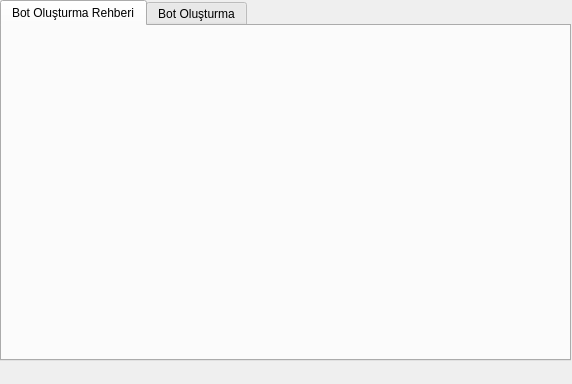
<?xml version="1.0" encoding="UTF-8"?>
<ui version="4.0">
 <class>MainWindow</class>
 <widget class="QMainWindow" name="MainWindow">
  <property name="geometry">
   <rect>
    <x>0</x>
    <y>0</y>
    <width>572</width>
    <height>384</height>
   </rect>
  </property>
  <property name="windowTitle">
   <string>MainWindow</string>
  </property>
  <widget class="QWidget" name="centralwidget">
   <widget class="QTabWidget" name="tabWidget">
    <property name="geometry">
     <rect>
      <x>0</x>
      <y>0</y>
      <width>571</width>
      <height>361</height>
     </rect>
    </property>
    <property name="currentIndex">
     <number>0</number>
    </property>
    <widget class="QWidget" name="tab">
     <attribute name="title">
      <string>Bot Oluşturma Rehberi</string>
     </attribute>
     <widget class="QLabel" name="label">
      <property name="geometry">
       <rect>
        <x>10</x>
        <y>10</y>
        <width>540</width>
        <height>300</height>
       </rect>
      </property>
      <property name="text">
       <string/>
      </property>
     </widget>
    </widget>
    <widget class="QWidget" name="tab_2">
     <attribute name="title">
      <string>Bot Oluşturma</string>
     </attribute>
     <widget class="QGroupBox" name="grbxBot">
      <property name="geometry">
       <rect>
        <x>10</x>
        <y>20</y>
        <width>541</width>
        <height>301</height>
       </rect>
      </property>
      <property name="title">
       <string>Bot Seçenek Tablosu</string>
      </property>
      <widget class="QWidget" name="gridLayoutWidget">
       <property name="geometry">
        <rect>
         <x>20</x>
         <y>20</y>
         <width>501</width>
         <height>261</height>
        </rect>
       </property>
       <layout class="QGridLayout" name="gridLayout">
        <property name="leftMargin">
         <number>20</number>
        </property>
        <property name="topMargin">
         <number>0</number>
        </property>
        <property name="rightMargin">
         <number>20</number>
        </property>
        <property name="bottomMargin">
         <number>0</number>
        </property>
        <property name="horizontalSpacing">
         <number>40</number>
        </property>
        <property name="verticalSpacing">
         <number>0</number>
        </property>
        <item row="1" column="0">
         <widget class="QCheckBox" name="closeChk">
          <property name="sizePolicy">
           <sizepolicy hsizetype="Expanding" vsizetype="Expanding">
            <horstretch>0</horstretch>
            <verstretch>0</verstretch>
           </sizepolicy>
          </property>
          <property name="text">
           <string>Kullanıcı Çıkış</string>
          </property>
         </widget>
        </item>
        <item row="2" column="1">
         <widget class="QCheckBox" name="unbanChk">
          <property name="sizePolicy">
           <sizepolicy hsizetype="Expanding" vsizetype="Expanding">
            <horstretch>0</horstretch>
            <verstretch>0</verstretch>
           </sizepolicy>
          </property>
          <property name="text">
           <string>Kullanıcı Banı Açma</string>
          </property>
         </widget>
        </item>
        <item row="1" column="1">
         <widget class="QCheckBox" name="clonChk">
          <property name="sizePolicy">
           <sizepolicy hsizetype="Expanding" vsizetype="Expanding">
            <horstretch>0</horstretch>
            <verstretch>0</verstretch>
           </sizepolicy>
          </property>
          <property name="text">
           <string>Kanal Klonlama</string>
          </property>
         </widget>
        </item>
        <item row="1" column="2">
         <widget class="QCheckBox" name="banChk">
          <property name="sizePolicy">
           <sizepolicy hsizetype="Expanding" vsizetype="Expanding">
            <horstretch>0</horstretch>
            <verstretch>0</verstretch>
           </sizepolicy>
          </property>
          <property name="minimumSize">
           <size>
            <width>0</width>
            <height>0</height>
           </size>
          </property>
          <property name="text">
           <string>Kullanıcı Banlama</string>
          </property>
         </widget>
        </item>
        <item row="0" column="0">
         <widget class="QCheckBox" name="loginChk">
          <property name="sizePolicy">
           <sizepolicy hsizetype="Expanding" vsizetype="Expanding">
            <horstretch>0</horstretch>
            <verstretch>0</verstretch>
           </sizepolicy>
          </property>
          <property name="text">
           <string>Kullanıcı Giriş</string>
          </property>
         </widget>
        </item>
        <item row="0" column="1">
         <widget class="QCheckBox" name="clearChk">
          <property name="sizePolicy">
           <sizepolicy hsizetype="Expanding" vsizetype="Expanding">
            <horstretch>0</horstretch>
            <verstretch>0</verstretch>
           </sizepolicy>
          </property>
          <property name="minimumSize">
           <size>
            <width>0</width>
            <height>0</height>
           </size>
          </property>
          <property name="text">
           <string>Mesaj Temizleme</string>
          </property>
         </widget>
        </item>
        <item row="0" column="2">
         <widget class="QCheckBox" name="kickChk">
          <property name="sizePolicy">
           <sizepolicy hsizetype="Expanding" vsizetype="Expanding">
            <horstretch>0</horstretch>
            <verstretch>0</verstretch>
           </sizepolicy>
          </property>
          <property name="minimumSize">
           <size>
            <width>0</width>
            <height>1</height>
           </size>
          </property>
          <property name="text">
           <string>Kullanıcı Atma</string>
          </property>
         </widget>
        </item>
        <item row="3" column="0" colspan="3">
         <widget class="QPushButton" name="createBtn">
          <property name="sizePolicy">
           <sizepolicy hsizetype="Expanding" vsizetype="Fixed">
            <horstretch>0</horstretch>
            <verstretch>0</verstretch>
           </sizepolicy>
          </property>
          <property name="minimumSize">
           <size>
            <width>0</width>
            <height>40</height>
           </size>
          </property>
          <property name="maximumSize">
           <size>
            <width>16777215</width>
            <height>100</height>
           </size>
          </property>
          <property name="text">
           <string>Oluştur</string>
          </property>
         </widget>
        </item>
       </layout>
      </widget>
     </widget>
    </widget>
   </widget>
  </widget>
  <widget class="QMenuBar" name="menubar">
   <property name="geometry">
    <rect>
     <x>0</x>
     <y>0</y>
     <width>572</width>
     <height>21</height>
    </rect>
   </property>
  </widget>
 </widget>
 <resources/>
 <connections/>
</ui>
